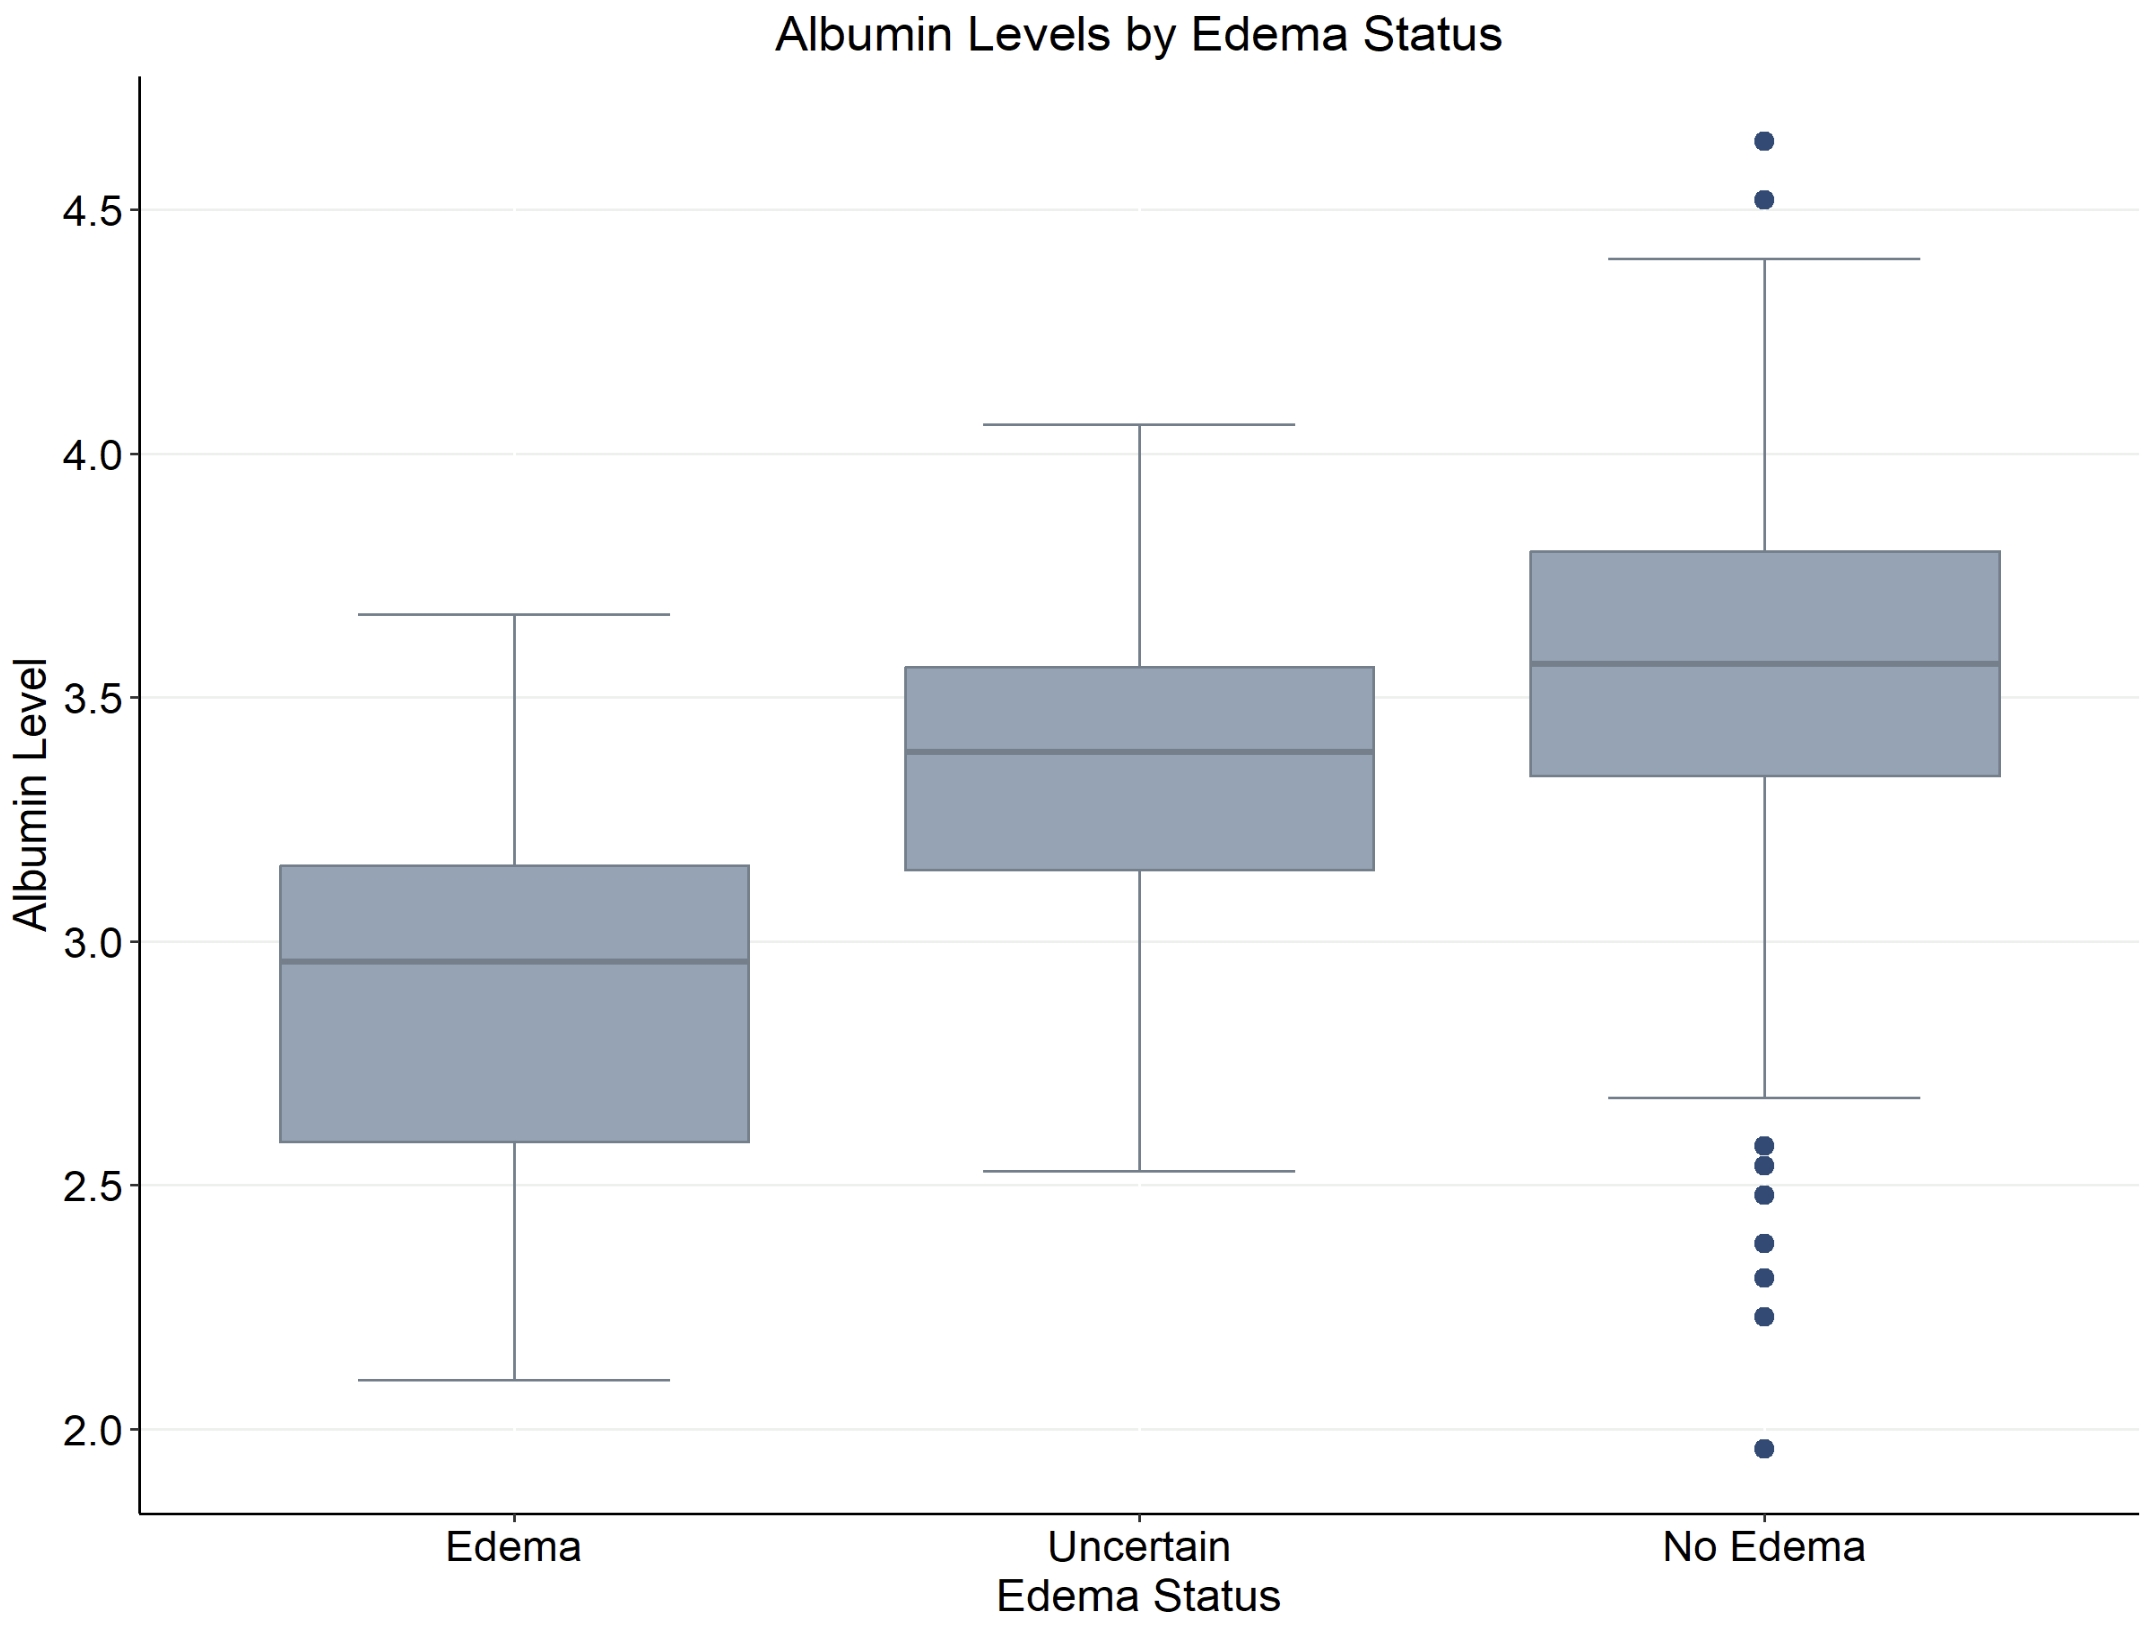

This chart was generated by the following R code:
# Source: DOI: 10.1002/ejhf.172
# Date: 2023-12-05
# Using the built-in dataset 'pbc' in R

library(survival)
library(ggplot2)
data(pbc, package = "survival")

# Convert 'edema' to a factor with custom labels for plotting
pbc$edema_factor <- factor(pbc$edema, levels = c(1, 0.5, 0),
                           labels = c("Edema", "Uncertain", "No Edema"))

# Create a boxplot using ggplot2
ggplot(pbc, aes(x = edema_factor, y = albumin)) +
  stat_boxplot(geom = 'errorbar', width = 0.5,
               colour = rgb(112/255, 127/255, 140/255)) +
  geom_boxplot(fill = rgb(145/255, 163/255, 182/255),
               colour = rgb(112/255, 127/255, 140/255),
               outlier.size = 2.5,
               outlier.color = rgb(39/255, 75/255, 119/255)) +

  # Add labels for x-axis, y-axis, and the plot title
  labs(x = "Edema Status",
       y = "Albumin Level",
       title = "Albumin Levels by Edema Status") +

  # Customize the theme for a cleaner look and bold title and axis labels
  theme(plot.title = element_text(size = 15, hjust = 0.5),
        axis.title = element_text(size = 14, color = "black"),
        axis.text = element_text(size = 13, color = "black"),
        panel.border = element_blank(),
        axis.line = element_line(colour = "black"),
        panel.grid.major.y = element_line(color = rgb(238/255, 240/255, 238/255)),
        panel.grid.minor.x = element_blank(),
        panel.background = element_rect(fill = "white", color = NA)) +
  scale_y_continuous(breaks = pretty(pbc$albumin, n = 8))
